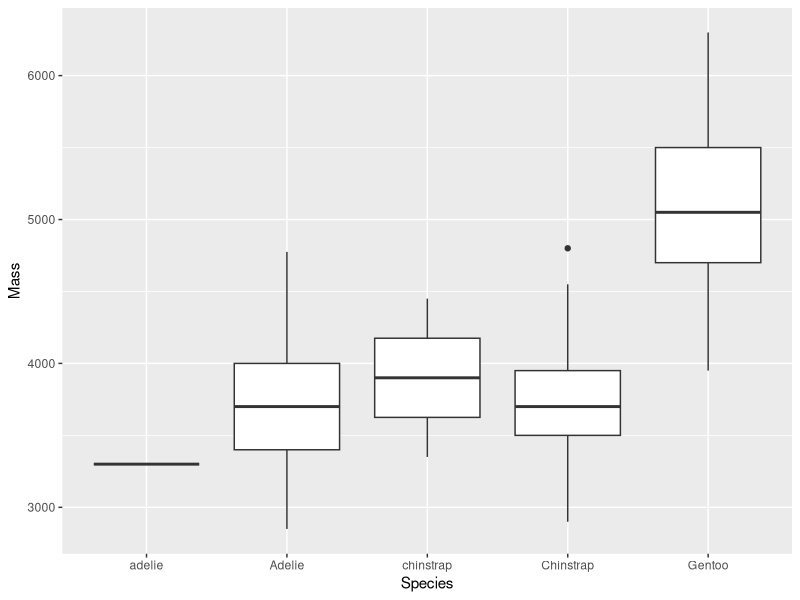
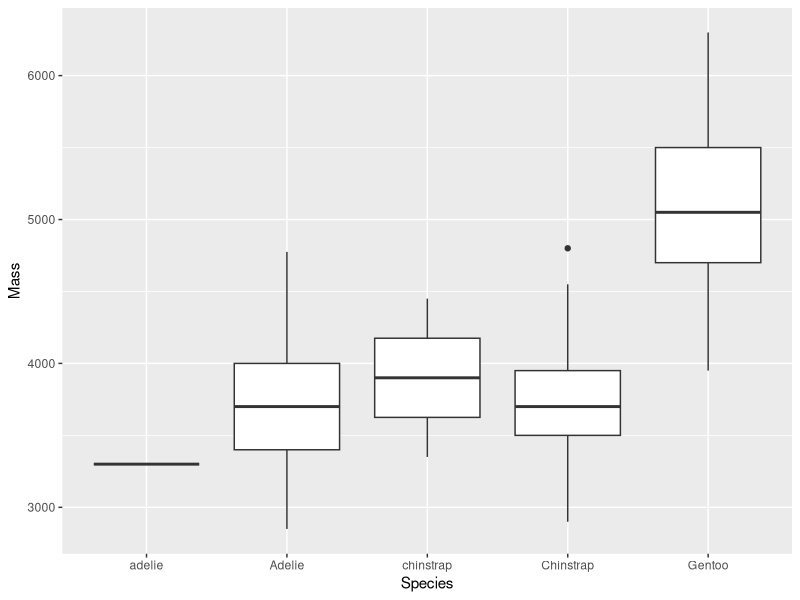

Source code (R) for these figures, in order:
# analysis for paper
# TODO fix this!!
library(ggplot2)
library(dplyr)
setwd("C:/Users/jsmith/Desktop/PhD/stuff for paper")
d <- read.csv("data_final_v2.csv")
d <- d[d$Mass > 0, ]
mean(d$Mass)
ggplot(d, aes(Species, Mass)) + geom_boxplot()
ggsave("plot1.png")
